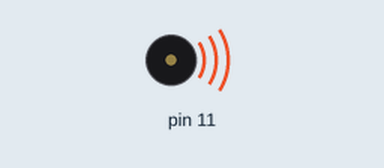
Recording of a sketch running on a simulated Arduino Uno, built with avr-gcc and run on an emulated ATmega328P. Shown: buzzer (waves = sounding).

Above: at 0.2 s.
At 2.7 s:
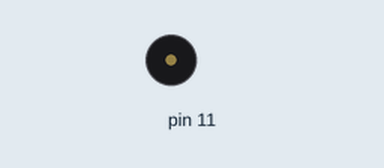
Timing chart, 0 to 3.5 s (numbered marks = the images above):
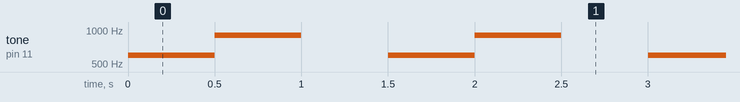

The sketch:

buzzer_active.ino
```cpp
void setup() {
   // initialise les broches
   pinMode(11, OUTPUT);
}

void loop() {
   tone (11, 600); // allume le buzzer actif arduino
   delay(500);
   tone(11, 900); // allume le buzzer actif arduino
   delay(500);
   noTone(11);  // désactiver le buzzer actif arduino
   delay(500);
}
```

Measured:
- by itself, tone on pin 11: repeats every 1.5 s: 900 Hz 0.50 s, silent 0.50 s, 600 Hz 0.50 s
